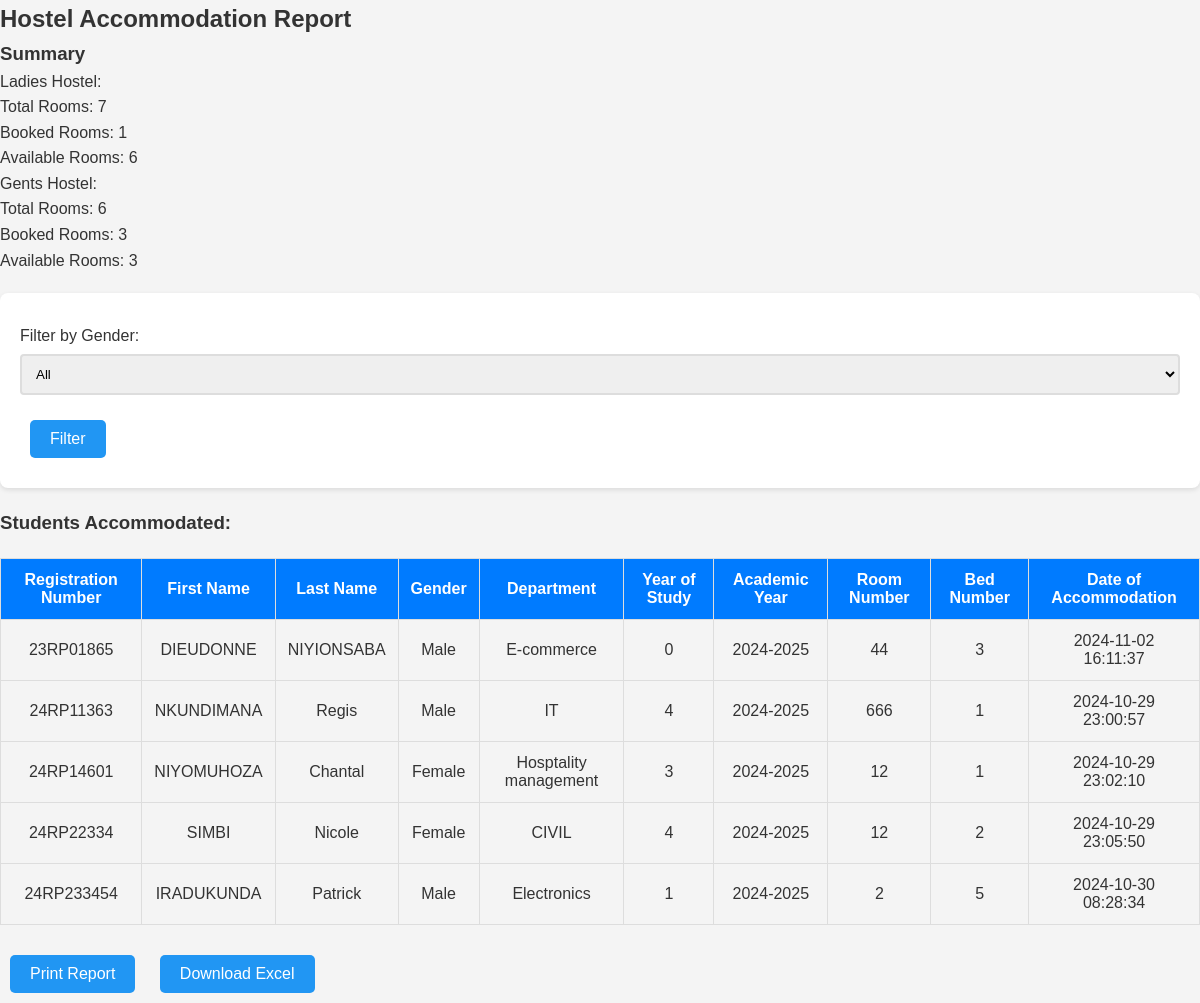
Screenshot of /admin/generate_report.php with the database file from the repository.
### tables this page shows
CREATE TABLE `bookings` (
  `registration_number` varchar(20) NOT NULL,
  `first_name` varchar(50) NOT NULL,
  `last_name` varchar(50) NOT NULL,
  `gender` enum('Male','Female') NOT NULL,
  `department` varchar(50) DEFAULT NULL,
  `year_of_study` int(11) DEFAULT NULL,
  `academic_year` varchar(20) DEFAULT NULL,
  `room_number` int(11) NOT NULL,
  `bed_number` int(11) NOT NULL,
  `date_of_accommodation` timestamp NOT NULL DEFAULT current_timestamp()
);

### admin/generate_report.php (the view, shortened to what this page needs)
<html>
<head>
    <link rel="stylesheet" type="text/css" href="styles.css">
</head>
<body>
</body></html>
<?php
$host = 'localhost';
$username = 'root';
$password = '';
$database = 'rpmusazecollegehostel';
$conn = new mysqli($host, $username, $password, $database);
$gender_filter = isset($_POST['gender_filter']) ? $_POST['gender_filter'] : 'All';
$sql_students = "SELECT * FROM bookings";
$result_students = $conn->query($sql_students);
$sql_rooms_ladies = "SELECT COUNT(*) as total_rooms FROM rooms WHERE room_category = 'Ladies_Hostel'";
$result_rooms_ladies = $conn->query($sql_rooms_ladies);
$total_rooms_ladies = $result_rooms_ladies->fetch_assoc()['total_rooms'];
$sql_rooms_gents = "SELECT COUNT(*) as total_rooms FROM rooms WHERE room_category = 'Gents_Hostel'";
$result_rooms_gents = $conn->query($sql_rooms_gents);
$total_rooms_gents = $result_rooms_gents->fetch_assoc()['total_rooms'];
$sql_booked_ladies = "SELECT COUNT(DISTINCT room_number) as booked_rooms FROM bookings WHERE gender = 'Female'";
$result_booked_ladies = $conn->query($sql_booked_ladies);
$booked_rooms_ladies = $result_booked_ladies->fetch_assoc()['booked_rooms'];
$sql_booked_gents = "SELECT COUNT(DISTINCT room_number) as booked_rooms FROM bookings WHERE gender = 'Male'";
$result_booked_gents = $conn->query($sql_booked_gents);
$booked_rooms_gents = $result_booked_gents->fetch_assoc()['booked_rooms'];
$available_rooms_ladies = $total_rooms_ladies - $booked_rooms_ladies;
$available_rooms_gents = $total_rooms_gents - $booked_rooms_gents;
?>
<!DOCTYPE html>
<html lang="en">
<head>
</head>
<body>
    <h2>Hostel Accommodation Report</h2>
    <h3>Summary</h3>
    <p>Ladies Hostel:</p>
    <p>Total Rooms: <?php echo $total_rooms_ladies; ?></p>
    <p>Booked Rooms: <?php echo $booked_rooms_ladies; ?></p>
    <p>Available Rooms: <?php echo $available_rooms_ladies; ?></p>
    <p>Gents Hostel:</p>
    <p>Total Rooms: <?php echo $total_rooms_gents; ?></p>
    <p>Booked Rooms: <?php echo $booked_rooms_gents; ?></p>
    <p>Available Rooms: <?php echo $available_rooms_gents; ?></p>
    <div class="filter-container">
        <form method="POST" action="">
            <label for="gender_filter">Filter by Gender:</label>
            <select name="gender_filter" id="gender_filter">
                <option value="All" <?php echo $gender_filter == 'All' ? 'selected' : ''; ?>>All</option>
            </select>
            <button type="submit">Filter</button>
        </form>
    </div>
    <h3>Students Accommodated:</h3>
    <table>
        <tr>
            <th>Registration Number</th>
            <th>First Name</th>
            <th>Last Name</th>
            <th>Gender</th>
            <th>Department</th>
            <th>Year of Study</th>
            <th>Academic Year</th>
            <th>Room Number</th>
            <th>Bed Number</th>
            <th>Date of Accommodation</th>
        </tr>
        <?php if ($result_students && $result_students->num_rows > 0): ?>
            <?php while ($row = $result_students->fetch_assoc()): ?>
                <tr>
                    <td><?php echo $row['registration_number']; ?></td>
                    <td><?php echo $row['first_name']; ?></td>
                    <td><?php echo $row['last_name']; ?></td>
                    <td><?php echo $row['gender']; ?></td>
                    <td><?php echo $row['department']; ?></td>
                    <td><?php echo $row['year_of_study']; ?></td>
                    <td><?php echo $row['academic_year']; ?></td>
                    <td><?php echo $row['room_number']; ?></td>
                    <td><?php echo $row['bed_number']; ?></td>
                    <td><?php echo $row['date_of_accommodation']; ?></td>
                </tr>
            <?php endwhile; ?>
        <?php else: ?>
            <tr>
                <td colspan="10">No students accommodated.</td>
            </tr>
        <?php endif; ?>
    </table>
    <button onclick="window.print()">Print Report</button>
    <button onclick="window.location.href='download_excel.php'">Download Excel</button>
</body>
</html>

### admin/styles.css (style rules this page uses)
* { margin: 0; padding: 0; box-sizing: border-box; }
body { font-family: Arial, sans-serif; line-height: 1.6; background-color: #f9f9f9; color: #333; align-content: center; }
button { background-color: #2196F3; color: white; border: none; padding: 10px 20px; margin: 10px 0; cursor: pointer; border-radius: 5px; font-size: 16px; }
table { width: 100%; border-collapse: collapse; margin: 20px 0; }
table, th, td { border: 1px solid #ddd; }
th, td { padding: 10px; text-align: left; }
th { background-color: #FFC107; color: black; }
form { margin: 20px 0; padding: 20px; background-color: #fff; border-radius: 8px; box-shadow: 0 2px 5px rgba(0, 0, 0, 0.1); }
label { display: block; margin: 10px 0 5px; }
input[type="text"], input[type="email"], input[type="tel"], input[type="number"], input[type="password"], select { width: 100%; padding: 10px; margin-bottom: 15px; border: 2px solid #ddd; border-radius: 4px; }
body { font-family: Arial, sans-serif; margin: 0; background-color: #f4f4f4; }
table { width: 100%; border-collapse: collapse; margin-top: 20px; }
table th, table td { padding: 12px; border: 1px solid #ddd; text-align: center; }
table th { background-color: #007bff; color: #fff; }

### admin/generate_report.php (style rules this page uses)
body { font-family: Arial, sans-serif; }
table { width: 100%; border-collapse: collapse; margin: 20px 0; }
th, td { border: 1px solid #dddddd; text-align: left; padding: 8px; }
th { background-color: #f2f2f2; }
button { margin: 10px; }
.filter-container { margin: 20px 0; }

### rows the page displays
bookings: registration_number "23RP01865", first_name "DIEUDONNE", last_name "NIYIONSABA", gender "Male", department "E-commerce", year_of_study "0", academic_year "2024-2025", room_number "44", bed_number "3", date_of_accommodation "2024-11-02 16:11:37"
bookings: registration_number "24RP11363", first_name "NKUNDIMANA", last_name "Regis", gender "Male", department "IT", year_of_study "4", academic_year "2024-2025", room_number "666", bed_number "1", date_of_accommodation "2024-10-29 23:00:57"
bookings: registration_number "24RP14601", first_name "NIYOMUHOZA", last_name "Chantal", gender "Female", department "Hosptality management", year_of_study "3", academic_year "2024-2025", room_number "12", bed_number "1", date_of_accommodation "2024-10-29 23:02:10"
bookings: registration_number "24RP22334", first_name "SIMBI", last_name "Nicole", gender "Female", department "CIVIL", year_of_study "4", academic_year "2024-2025", room_number "12", bed_number "2", date_of_accommodation "2024-10-29 23:05:50"
bookings: registration_number "24RP233454", first_name "IRADUKUNDA", last_name "Patrick", gender "Male", department "Electronics", year_of_study "1", academic_year "2024-2025", room_number "2", bed_number "5", date_of_accommodation "2024-10-30 08:28:34"

### other values shown
$total_rooms_ladies "7"
$booked_rooms_ladies "1"
$available_rooms_ladies "6"
$total_rooms_gents "6"
$booked_rooms_gents "3"
$available_rooms_gents "3"
